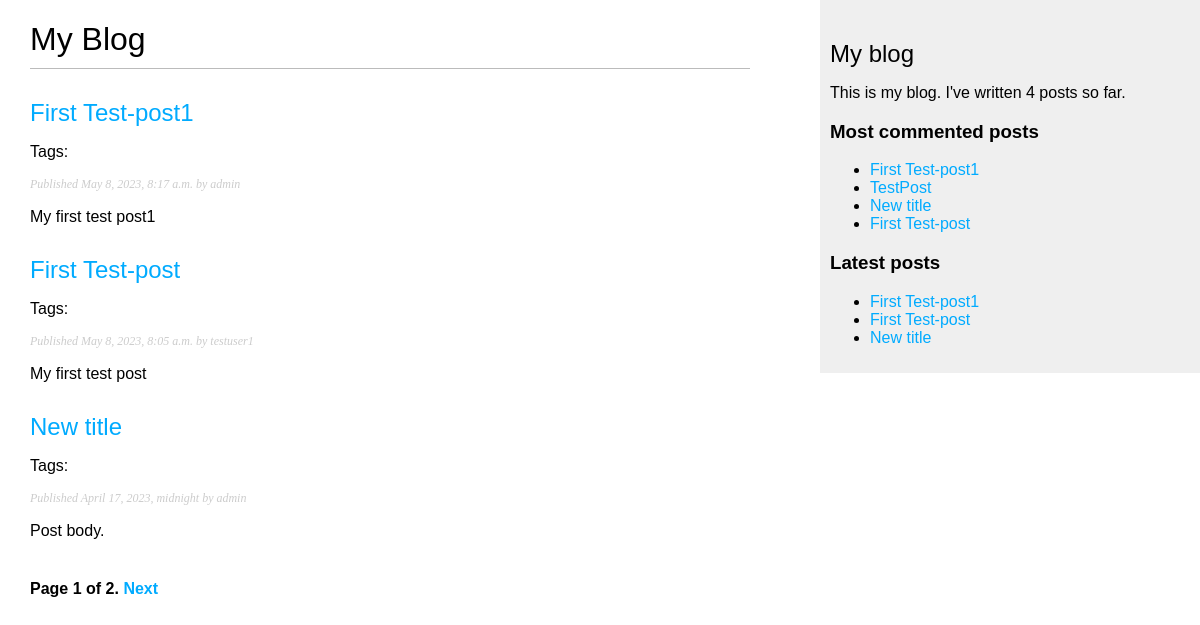
Page /blog/ on the earlier database version.
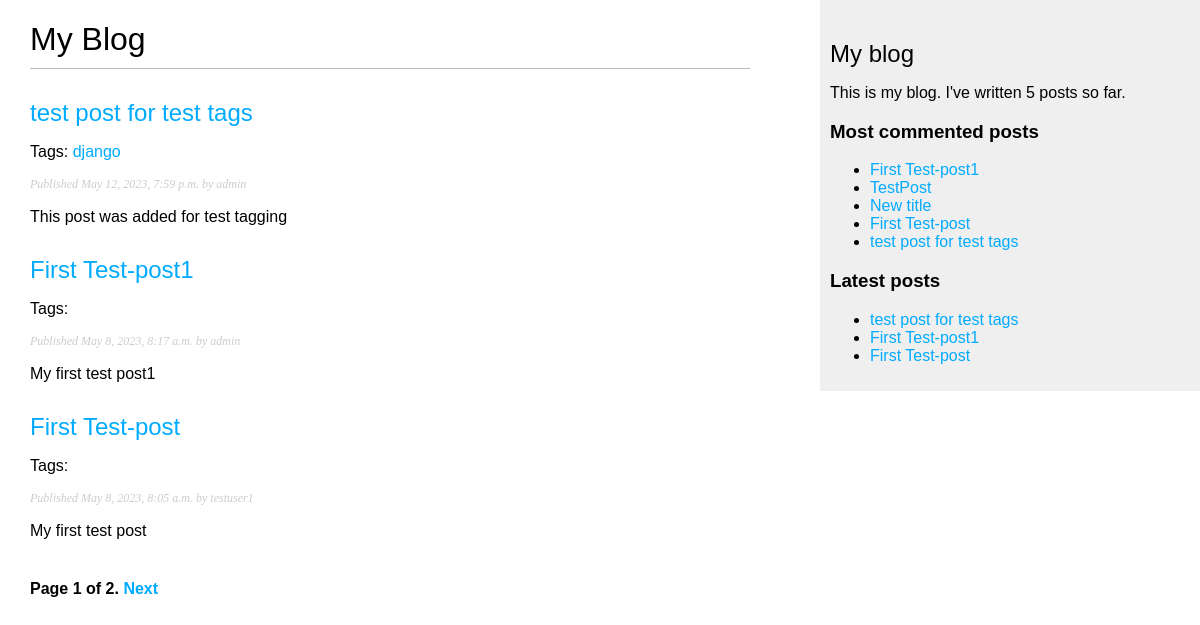
Same page on the later database version.
### blog/models.py (models this page shows, shortened)
class Post(models.Model):
    STATUS_CHOICES = (
        ('draft', 'Draft'),
        ('published', 'Published'),
    )
    title = models.CharField(max_length=250)
    slug = models.SlugField(max_length=250,
                            unique_for_date='publish')
    author = models.ForeignKey(User,
                               on_delete=models.CASCADE,
                               related_name='blog_posts')
    body = models.TextField()
    publish = models.DateTimeField(default=timezone.now)
    created = models.DateTimeField(auto_now_add=True)
    updated = models.DateTimeField(auto_now=True)
    status = models.CharField(max_length=10,
                              choices=STATUS_CHOICES,
                              default='draft')
    objects = models.Manager() # The default manager.
    published = PublishedManager() # Our custom manager.
    class Meta:
        ordering = ('-publish',)
    def get_absolute_url(self):
        return reverse('blog:post_detail',
                       args=[self.publish.year,
                             self.publish.month,
                             self.publish.day,
                             self.slug])
    tags = TaggableManager()

### blog/views.py (the view)
# urls.py: path('', views.post_list, name='post_list'),
def post_list(request, tag_slug=None):
    object_list = Post.published.all()
    tag = None
    if tag_slug:
        tag = get_object_or_404(Tag, slug=tag_slug)
        object_list = object_list.filter(tags__in=[tag])
    paginator = Paginator(object_list, 3) # 3 posts in each page
    page = request.GET.get('page')
    try:
        posts = paginator.page(page)
    except PageNotAnInteger:
        posts = paginator.page(1)
    except EmptyPage:
        posts = paginator.page(paginator.num_pages)
    return render(request, 'blog/post/list.html', {'page': page, 'posts': posts, 'tag': tag})

### blog/models.py (called while the page is built)
    def get_queryset(self):
        return super(PublishedManager, self).get_queryset().filter(status='published')

### blog/templatetags/blog_tags.py (called while the page is built)
@register.simple_tag
def total_posts():
    return Post.published.count()

@register.inclusion_tag('blog/post/latest_posts.html')
def show_latest_posts(count=5):
    latest_posts = Post.published.order_by('-publish')[:count]
    return {'latest_posts': latest_posts}

@register.simple_tag
def get_most_commented_posts(count=5):
    return Post.published.annotate(total_comments=Count('comments')).order_by('-total_comments')[:count]

@register.filter(name='markdown')
def markdown_format(text):
    return mark_safe(markdown.markdown(text))

### blog/templates/blog/post/list.html (shortened to what this page needs)
{% extends "blog/base.html" %}
{% load blog_tags %}
{% block content %}
  <h1>My Blog</h1>
  {% for post in posts %}
    <h2>
      <a href="{{ post.get_absolute_url }}">
        {{ post.title }}
      </a>
    </h2>
    <p class="tags">
      Tags:
      {% for tag in post.tags.all %}
        <a href="{% url "blog:post_list_by_tag" tag.slug %}">
        {{ tag.name }}
        </a>
      {% endfor %}
    </p>
    <p class="date">
      Published {{ post.publish }} by {{ post.author }}
    </p>
    {{ post.body|markdown|truncatewords_html:30 }}
  {% endfor %}
  {% include "pagination.html" with page=posts %}
{% endblock %}

### blog/templates/blog/base.html (shortened to what this page needs)
{% load blog_tags %}
{% load static %}
<!DOCTYPE html>
<html>
<head>
  <link href="{% static "css/blog.css" %}" rel="stylesheet">
</head>
<body>
  <div id="content">
    {% block content %}
    {% endblock %}
  </div>
  <div id="sidebar">
    <h2>My blog</h2>
    <p>This is my blog. I've written {% total_posts %} posts so far.</p>
    <h3>Most commented posts</h3>
    {% get_most_commented_posts as most_commented_posts %}
    <ul>
      {% for post in most_commented_posts %}
        <li><a href="{{ post.get_absolute_url }}">{{ post.title }}</a></li>
      {% endfor %}
    </ul>
    <h3>Latest posts</h3>
    {% show_latest_posts 3 %}
  </div>
</body>
</html>

### blog/templates/blog/post/latest_posts.html
<ul>
    {% for post in latest_posts %}
        <li><a href="{{ post.get_absolute_url }}">{{ post.title }}</a></li>
    {% endfor %}
</ul>

Differences in the rows shown:
no longer on one of the page's lists (row unchanged): Post: title "New title", publish "April 17, 2023, midnight", author "admin", body "Post body."
added Post: title "test post for test tags", publish "May 12, 2023, 7:59 p.m.", author "admin", body "This post was added for test tagging"
now on this page (row unchanged): Tag: name "django"
Other differences:
text no longer shown: "4"
text now shown: "5"
